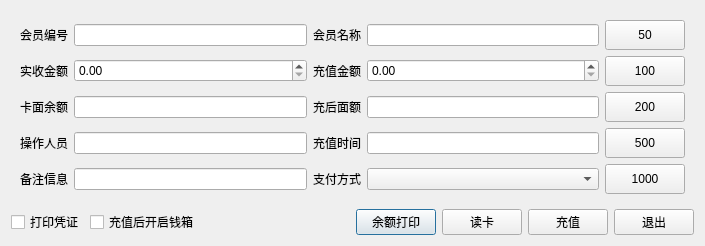
<?xml version="1.0" encoding="UTF-8"?>
<ui version="4.0">
 <class>w_m_member_list_recharge_Dialog</class>
 <widget class="QDialog" name="w_m_member_list_recharge_Dialog">
  <property name="geometry">
   <rect>
    <x>0</x>
    <y>0</y>
    <width>705</width>
    <height>233</height>
   </rect>
  </property>
  <property name="windowTitle">
   <string>Dialog</string>
  </property>
  <layout class="QVBoxLayout" name="verticalLayout">
   <item>
    <widget class="QFrame" name="frame">
     <property name="outer_stylesheet" stdset="0">
      <string>frame_detail_show</string>
     </property>
     <layout class="QGridLayout" name="gridLayout">
      <item row="1" column="0" colspan="2">
       <widget class="QLabel" name="label_num_realamount_t">
        <property name="text">
         <string>实收金额</string>
        </property>
       </widget>
      </item>
      <item row="1" column="3" colspan="2">
       <widget class="QLabel" name="label_num_deposit_t">
        <property name="text">
         <string>充值金额</string>
        </property>
       </widget>
      </item>
      <item row="2" column="0" colspan="2">
       <widget class="QLabel" name="label_remain_t">
        <property name="text">
         <string>卡面余额</string>
        </property>
       </widget>
      </item>
      <item row="2" column="3" colspan="2">
       <widget class="QLabel" name="label_amount_t">
        <property name="text">
         <string>充后面额</string>
        </property>
       </widget>
      </item>
      <item row="2" column="2">
       <widget class="lds_doublespinbox_lineedit" name="lineEdit_remain"/>
      </item>
      <item row="4" column="0" colspan="2">
       <widget class="QLabel" name="label_vch_memo_t">
        <property name="text">
         <string>备注信息</string>
        </property>
       </widget>
      </item>
      <item row="2" column="5">
       <widget class="lds_doublespinbox_lineedit" name="lineEdit_amount"/>
      </item>
      <item row="0" column="2">
       <widget class="QLineEdit" name="lineEdit_vch_memberno"/>
      </item>
      <item row="0" column="3" colspan="2">
       <widget class="QLabel" name="label_vch_member_t">
        <property name="text">
         <string>会员名称</string>
        </property>
       </widget>
      </item>
      <item row="0" column="5">
       <widget class="QLineEdit" name="lineEdit_vch_member"/>
      </item>
      <item row="2" column="6">
       <widget class="lds_pushbutton" name="pushButton_200">
        <property name="minimumSize">
         <size>
          <width>0</width>
          <height>30</height>
         </size>
        </property>
        <property name="focusPolicy">
         <enum>Qt::NoFocus</enum>
        </property>
        <property name="text">
         <string>200</string>
        </property>
       </widget>
      </item>
      <item row="1" column="6">
       <widget class="lds_pushbutton" name="pushButton_100">
        <property name="minimumSize">
         <size>
          <width>0</width>
          <height>30</height>
         </size>
        </property>
        <property name="focusPolicy">
         <enum>Qt::NoFocus</enum>
        </property>
        <property name="text">
         <string>100</string>
        </property>
       </widget>
      </item>
      <item row="0" column="0" colspan="2">
       <widget class="QLabel" name="label_vch_memberno_t">
        <property name="text">
         <string>会员编号</string>
        </property>
       </widget>
      </item>
      <item row="4" column="2">
       <widget class="QLineEdit" name="lineEdit_vch_memo"/>
      </item>
      <item row="4" column="5">
       <widget class="lds_ComboBox" name="comboBox_ch_pay_mode"/>
      </item>
      <item row="4" column="3" colspan="2">
       <widget class="QLabel" name="label_ch_pay_mode_t">
        <property name="text">
         <string>支付方式</string>
        </property>
       </widget>
      </item>
      <item row="3" column="5">
       <widget class="QLineEdit" name="lineEdit_operdate"/>
      </item>
      <item row="3" column="3" colspan="2">
       <widget class="QLabel" name="label_operdate_t">
        <property name="text">
         <string>充值时间</string>
        </property>
       </widget>
      </item>
      <item row="3" column="2">
       <widget class="QLineEdit" name="lineEdit_vch_operid"/>
      </item>
      <item row="3" column="0" colspan="2">
       <widget class="QLabel" name="label_vch_operid_t">
        <property name="text">
         <string>操作人员</string>
        </property>
       </widget>
      </item>
      <item row="3" column="6">
       <widget class="lds_pushbutton" name="pushButton_500">
        <property name="minimumSize">
         <size>
          <width>0</width>
          <height>30</height>
         </size>
        </property>
        <property name="focusPolicy">
         <enum>Qt::NoFocus</enum>
        </property>
        <property name="text">
         <string>500</string>
        </property>
       </widget>
      </item>
      <item row="4" column="6">
       <widget class="lds_pushbutton" name="pushButton_1000">
        <property name="minimumSize">
         <size>
          <width>0</width>
          <height>30</height>
         </size>
        </property>
        <property name="focusPolicy">
         <enum>Qt::NoFocus</enum>
        </property>
        <property name="text">
         <string>1000</string>
        </property>
       </widget>
      </item>
      <item row="0" column="6">
       <widget class="lds_pushbutton" name="pushButton_50">
        <property name="minimumSize">
         <size>
          <width>0</width>
          <height>30</height>
         </size>
        </property>
        <property name="focusPolicy">
         <enum>Qt::NoFocus</enum>
        </property>
        <property name="text">
         <string>50</string>
        </property>
       </widget>
      </item>
      <item row="1" column="2">
       <widget class="lds_doublespinbox" name="lineEdit_num_realamount"/>
      </item>
      <item row="1" column="5">
       <widget class="lds_doublespinbox" name="lineEdit_num_deposit"/>
      </item>
     </layout>
    </widget>
   </item>
   <item>
    <layout class="QHBoxLayout" name="horizontalLayout" stretch="0,0,0,0,0,0,0">
     <item>
      <widget class="QCheckBox" name="checkBox">
       <property name="text">
        <string>打印凭证</string>
       </property>
      </widget>
     </item>
     <item>
      <widget class="QCheckBox" name="checkBox_2">
       <property name="text">
        <string>充值后开启钱箱</string>
       </property>
      </widget>
     </item>
     <item>
      <spacer name="horizontalSpacer">
       <property name="orientation">
        <enum>Qt::Horizontal</enum>
       </property>
       <property name="sizeHint" stdset="0">
        <size>
         <width>40</width>
         <height>20</height>
        </size>
       </property>
      </spacer>
     </item>
     <item>
      <widget class="lds_toolbar_button" name="pushButton_print">
       <property name="text">
        <string>余额打印</string>
       </property>
       <property name="outer_stylesheet" stdset="0">
        <string>pushbutton</string>
       </property>
      </widget>
     </item>
     <item>
      <widget class="lds_toolbar_button" name="pushButton_read">
       <property name="text">
        <string>读卡</string>
       </property>
       <property name="outer_stylesheet" stdset="0">
        <string>pushbutton</string>
       </property>
      </widget>
     </item>
     <item>
      <widget class="lds_toolbar_button" name="pushButton_repay">
       <property name="text">
        <string>充值</string>
       </property>
       <property name="outer_stylesheet" stdset="0">
        <string>pushbutton</string>
       </property>
      </widget>
     </item>
     <item>
      <widget class="lds_toolbar_button" name="pushButton_exit">
       <property name="text">
        <string>退出</string>
       </property>
       <property name="outer_stylesheet" stdset="0">
        <string>pushbutton</string>
       </property>
      </widget>
     </item>
    </layout>
   </item>
  </layout>
 </widget>
 <customwidgets>
  <customwidget>
   <class>lds_ComboBox</class>
   <extends>QComboBox</extends>
   <header>lds_combobox.h</header>
  </customwidget>
  <customwidget>
   <class>lds_doublespinbox_lineedit</class>
   <extends>QLineEdit</extends>
   <header>lds_doublespinbox_lineedit.h</header>
  </customwidget>
  <customwidget>
   <class>lds_doublespinbox</class>
   <extends>QDoubleSpinBox</extends>
   <header>lds_doublespinbox.h</header>
  </customwidget>
  <customwidget>
   <class>lds_toolbar_button</class>
   <extends>QPushButton</extends>
   <header>lds_toolbar_button.h</header>
  </customwidget>
  <customwidget>
   <class>lds_pushbutton</class>
   <extends>QPushButton</extends>
   <header>lds_pushbutton.h</header>
  </customwidget>
 </customwidgets>
 <tabstops>
  <tabstop>lineEdit_num_realamount</tabstop>
  <tabstop>lineEdit_num_deposit</tabstop>
  <tabstop>lineEdit_vch_memberno</tabstop>
  <tabstop>lineEdit_vch_member</tabstop>
  <tabstop>lineEdit_vch_memo</tabstop>
  <tabstop>comboBox_ch_pay_mode</tabstop>
  <tabstop>lineEdit_operdate</tabstop>
  <tabstop>lineEdit_vch_operid</tabstop>
  <tabstop>lineEdit_remain</tabstop>
  <tabstop>lineEdit_amount</tabstop>
  <tabstop>checkBox</tabstop>
  <tabstop>checkBox_2</tabstop>
  <tabstop>pushButton_print</tabstop>
  <tabstop>pushButton_read</tabstop>
  <tabstop>pushButton_repay</tabstop>
  <tabstop>pushButton_exit</tabstop>
 </tabstops>
 <resources/>
 <connections/>
</ui>
